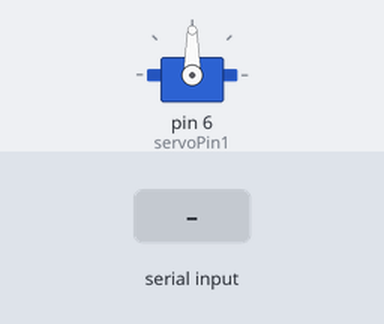
This sketch was run on a simulated Arduino Uno, built with avr-gcc and run on an emulated ATmega328P. Parts: servo. Inputs (shaded band) come from the test bench.

Above: at 1.2 s.
1.3 s: "90,45\n" received over Serial
At 2.5 s:
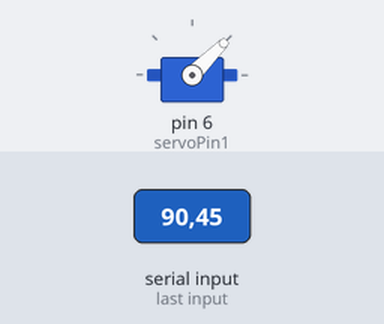
2.8 s: "30,150\n" received over Serial
At 3.9 s:
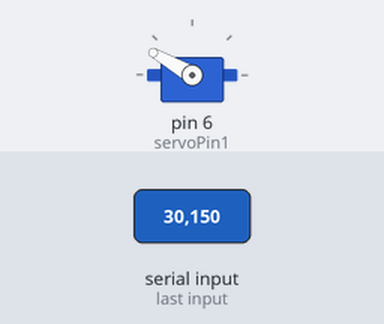
4.3 s: "5\n" received over Serial
At 4.9 s:
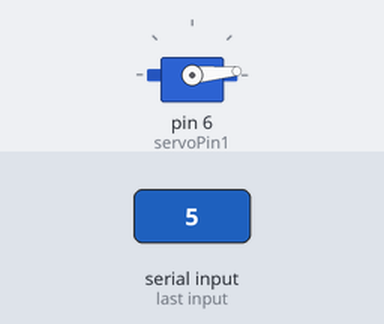
5.8 s: "200\n" received over Serial
At 6.1 s:
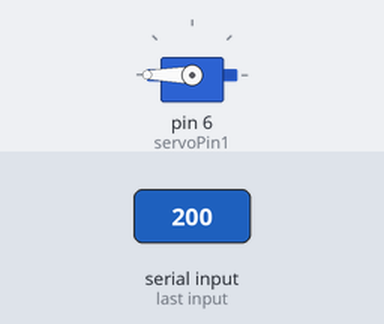
7.3 s: "90\n" received over Serial
At 8.4 s:
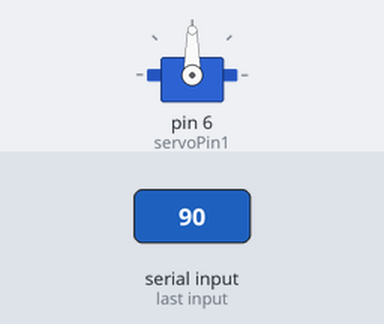
Timing chart, 0 to 9.8 s (numbered marks = the images above; inputs shaded):
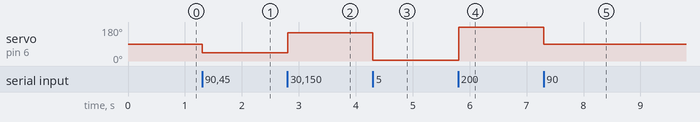

Measured:
- after the input at 1.3 s, servo on pin 6 (servoPin1): 90° → 45° at once
- after the input at 2.8 s, servo on pin 6 (servoPin1): 45° → 150° at once
- after the input at 4.3 s, servo on pin 6 (servoPin1): 150° → 5° at once
- after the input at 5.8 s, servo on pin 6 (servoPin1): 5° → 180° at once
- after the input at 7.3 s, servo on pin 6 (servoPin1): 180° → 90° at once

The sketch:

impresion3.ino
```cpp
#include <Servo.h>

int servoPin1 = 6;
Servo motor1;

void setup() {
  motor1.attach(servoPin1);
  Serial.begin(9600);
}

void loop() {
  if (Serial.available()) {
    String data = Serial.readStringUntil('\n');
    int values[4];

    // Divide la cadena en partes utilizando comas
    int index = 0;
    int startIndex = 0;
    for (int i = 0; i < 4; i++) {
      index = data.indexOf(',', startIndex);
      values[i] = data.substring(startIndex, index).toInt();
      startIndex = index + 1;
    }

    // Aquí puedes procesar los valores como desees
    int val1 = values[0];
    int val2 = values[1];
    int val3 = values[2];
    int val4 = values[3];

    motor1.write(val2);

    // Ejemplo de procesamiento: suma de los valores
   /* int sum = val1 + val2 + val3 + val4;
    Serial.println("La suma es: " + String(sum));
*/
    // Procesa los valores aquí
  }
}
```
